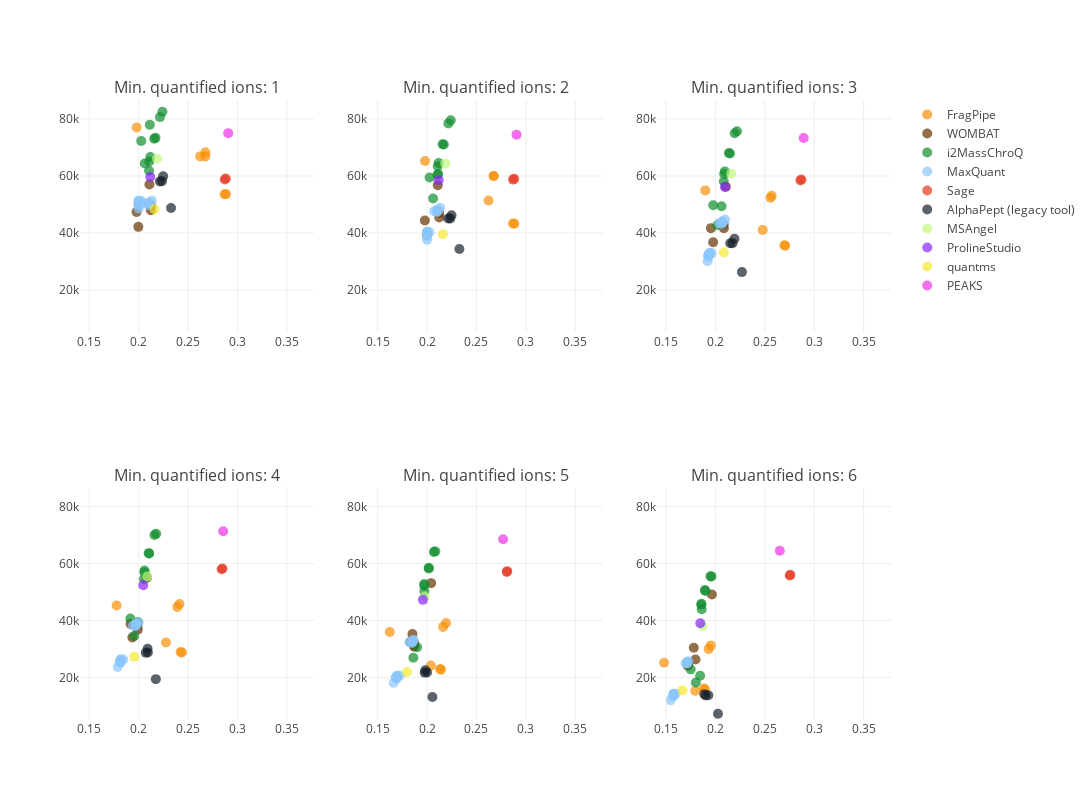

Notebook cell for this chart:
### Code cell
plot = plot_performance_metrics_all_filters(
    all_datapoints, metric="Median"
)
plot
